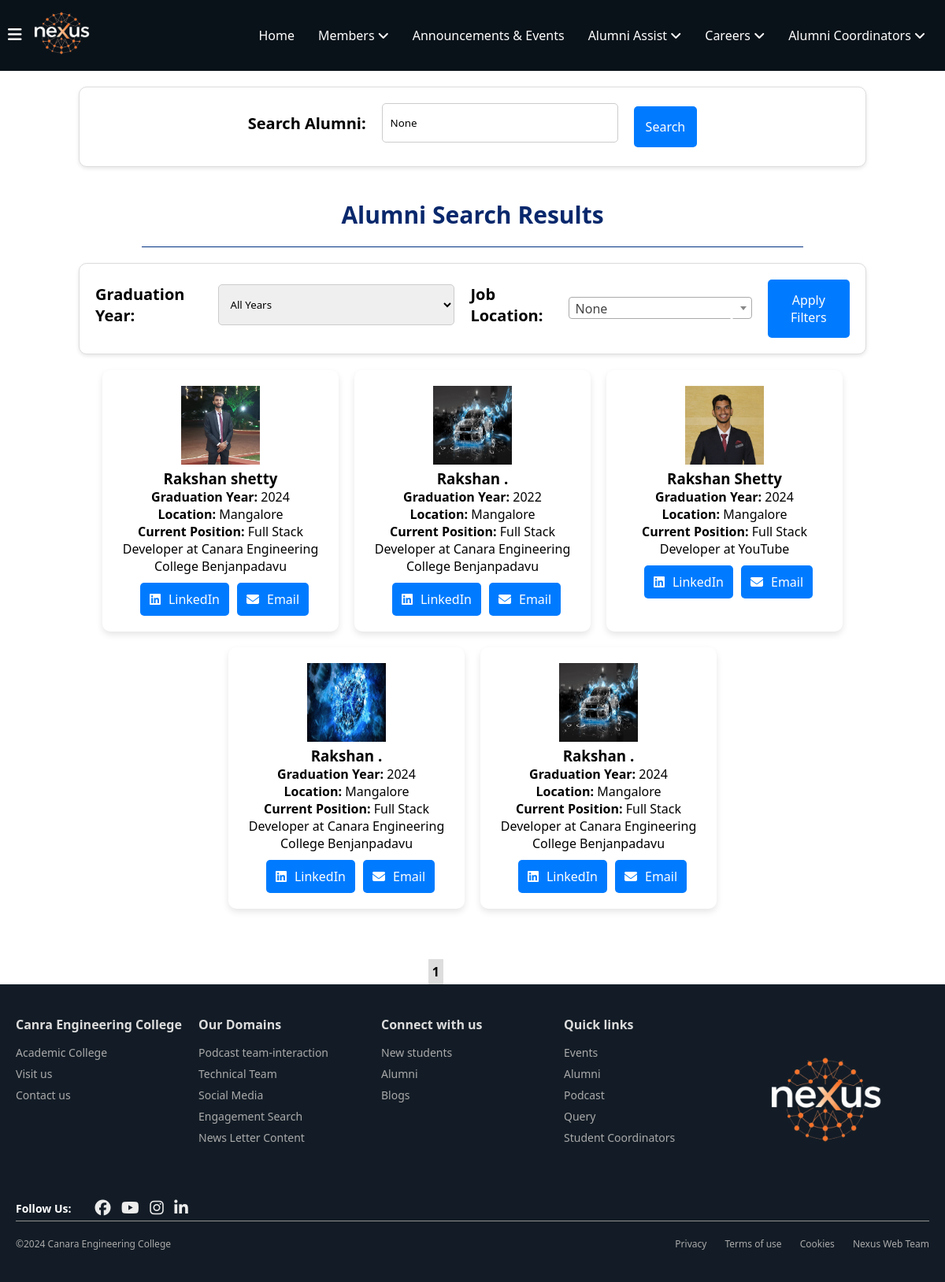
Page /alumni/alumni-search/ (signed in) on the committed database.
### alumni_details/models.py (models this page shows, shortened)
class Alumni(models.Model):
    alumni_id = models.AutoField(primary_key=True)
    user = models.OneToOneField(User, on_delete=models.CASCADE, related_name="alumni_profile")
    first_name = models.CharField(max_length=100, db_index=True)
    last_name = models.CharField(max_length=100, db_index=True)
    phone_number = models.CharField(max_length=15, blank=True, null=True)  # Allows optional phone number
    graduation_year = models.IntegerField(db_index=True)  # Added index for graduation year
    location = models.CharField(max_length=255, blank=True, null=True)  # Optional location
    job_location=models.CharField(max_length=255,blank=True,null=True,db_index=True)
    profile_picture = models.ImageField(upload_to='photos/', blank=True, null=True, default='photos/default.png', validators=[validate_image_size])  # Add validator here
    batch = models.CharField(max_length=10)
    usn = models.CharField(max_length=20, unique=True)
    linkedin_url = models.URLField(max_length=255, blank=True, null=True)  # Optional LinkedIn URL
    facebook_url = models.URLField(max_length=255, blank=True, null=True)  # Optional Facebook URL
    instagram_url = models.URLField(max_length=255, blank=True, null=True)  # Optional Instagram URL
    twitter_url = models.URLField(max_length=255, blank=True, null=True)  # Optional Twitter URL
    youtube_url = models.URLField(max_length=255, blank=True, null=True)  # Optional YouTube URL
    current_position = models.CharField(max_length=255, db_index=True, null=True)
    branch = models.CharField(max_length=100, db_index=True)  # Added index for branch
    company_name = models.CharField(max_length=255, db_index=True, null=True)  # Added index for company name
    bio = models.TextField(blank=True, null=True)  # Optional bio
    achievements = models.TextField(blank=True, null=True)  # Optional achievements
    dob = models.DateField()
    is_alumni = models.BooleanField(default=True)
    personal_email = models.EmailField(blank=True, null=True, unique=True)  # Add personal email field
    class Meta:
        indexes = [
            models.Index(fields=['first_name']),
            models.Index(fields=['last_name']),
            models.Index(fields=['current_position']),
            models.Index(fields=['graduation_year']),  # Index for faster filtering by graduation year
            models.Index(fields=['branch']),  # Index for faster filtering by branch
            models.Index(fields=['company_name']),  # Index for faster filtering by company name
            models.Index(fields=['job_location'])
        ]

### alumni_details/views.py (the view, shortened to what this page needs)
# urls.py: path('alumni-search/', views.alumni_search, name='alumni_search'),
@login_required_with_message
def alumni_search(request):
    query = request.GET.get('alumni')
    graduation_year = request.GET.get('graduation_year')  # Graduation year filter
    job_location = request.GET.get('job_location')  # Job location filter
    graduation_years = Alumni.objects.values_list('graduation_year', flat=True).distinct()
    job_locations = Alumni.objects.values_list('job_location', flat=True).distinct()
    alumni_list = Alumni.objects.all()
    if graduation_year:
        alumni_list = alumni_list.filter(graduation_year=graduation_year)
    if job_location:
        alumni_list = alumni_list.filter(job_location__icontains=job_location)
    paginator = Paginator(alumni_list.distinct(), 5)  # 5 results per page
    page_number = request.GET.get('page', 1)
    page_obj = paginator.get_page(page_number)
    context = {
        'page_obj': page_obj,
        'graduation_years': graduation_years,
        'job_locations': job_locations,
        'graduation_year': graduation_year,  # To highlight the selected graduation year
        'job_location': job_location,  # To highlight the selected job location
        'query': query,  # To preserve the search query
    }
    return render(request, 'alumni_details/alumni_search_results.html', context)

### alumni_details/templates/alumni_details/alumni_search_results.html (shortened to what this page needs)
{% extends 'home/layout.html' %}
{% load static %}
{% block content %}
<link href="https://cdn.jsdelivr.net/npm/select2@4.0.13/dist/css/select2.min.css" rel="stylesheet" />
<div class="search-filter">
    <form method="GET" action="{% url 'alumni_search' %}" class="search">
        <label for="alumni">Search Alumni:</label>
        <input type="text" id="alumni" name="alumni" value="{{ query }}" placeholder="Search by name, position, company, etc." />
        <button type="submit">Search</button>
    </form>
</div>
<h1>Alumni Search Results</h1>
<div class="search-filter">
    <form method="get" action="" class="filter">
        <label for="graduation_year">Graduation Year:</label>
        <select id="graduation_year" name="graduation_year">
            <option value="">All Years</option>
        </select>
        <label for="job_location">Job Location:</label>
        <button type="submit">Apply Filters</button>
    </form>
</div>
{% if page_obj.object_list %}
<div class="alumni-results">
    {% for alumni in page_obj.object_list %}
    <div class="alumni-profile-card">
        <div class="profile-image">
            <a href="{% url 'public_alumni_profile' alumni.alumni_id %}">
          <img src="{% if alumni.profile_picture %}{{ alumni.profile_picture.url }}{% else %}{% static 'alumni_details/assets/default.png' %}{% endif %}" alt="{% if alumni.profile_picture %}{{ alumni.first_name }}'s Profile Picture{% else %}Default Profile Picture{% endif %}" width="100" height="100">
        </div>
        <div class="profile-details" >
            <a href="{% url 'public_alumni_profile' alumni.alumni_id %}">
            <h3 style="color: black;">{{ alumni.first_name }} {{ alumni.last_name }}</h3>
            <p style="color: black;"><strong>Graduation Year:</strong> {{ alumni.graduation_year }}</p>
            <p style="color: black;"><strong>Location:</strong> {{ alumni.location }}</p>
            <p style="color: black;"><strong>Current Position:</strong> {{ alumni.current_position }} at {{ alumni.company_name }}</p>
            <div class="connec-btn">
                <button class="connect-btn"><i class="fa-brands fa-linkedin"></i><a href="{{ alumni.linkedin_url }}" target="_blank">LinkedIn</a></button>
                <button class="connect-btn"><i class="fa-solid fa-envelope"></i><a href="">Email</a></button>
            </div>
        </a>
        </div>
    </div>
    {% endfor %}
</div>
<div class="pagination" style="display: flex; align-items: center; justify-content: center; margin-top: 20px;">
    {% for page_num in page_obj.paginator.page_range %}
        {% if page_num == page_obj.number %}
            <strong style="padding: 5px; background-color: #ddd;">{{ page_num }}</strong>
        {% else %}
            <a href="?alumni={{ request.GET.alumni }}&page={{ page_num }}">{{ page_num }}</a>
        {% endif %}
    {% endfor %}
    {% if page_obj.has_next %}
        <a href="?alumni={{ request.GET.alumni }}&page={{ page_obj.next_page_number }}">Next</a>
        <a href="?alumni={{ request.GET.alumni }}&page={{ page_obj.paginator.num_pages }}">Last</a>
    {% endif %}
</div>
{% else %}
    <p class="no-alumni">No alumni found.</p>
{% endif %}
{% endblock %}

### home/templates/home/layout.html (shortened to what this page needs)
{% load static %}
<!DOCTYPE html>
<html lang="en">
<head>
    <link rel="stylesheet" href="{% static 'home/navbar.css' %}">
</head>
<body>
    <header>
        <nav>
            <div class="left">
                <div class="menu" id="menuBtn" onclick="toggleSidebar()">
                    <i class="fa-solid fa-bars"></i>
                </div>
                <div class="logo">
                    <img src="{% static 'home/assets/Nexus_logo-removebg-preview-1.png'%}" alt="nexus logo" class="nav-logo">
                </div>
            </div>
            <div class="nav-ele" id="navEle">
                <ul>
                    <li><a href="{% url 'home'%}">Home</a></li>
                    <li class="dropdown">
                        Members <i class="fa fa-angle-down"></i>
                    </li>
                    <li><a href="{% url 'event_list' %}">Announcements & Events</a> </li>
                    <li class="dropdown">
                        Alumni Assist <i class="fa fa-angle-down"></i>
                    </li>
                    <li class="dropdown">
                        Careers <i class="fa fa-angle-down"></i>
                    </li>
                    <li class="dropdown">
                        Alumni Coordinators <i class="fa fa-angle-down"></i>
                    </li>
                </ul>
            </div>
        </nav>
    </header>
        {% block content %}
        {% endblock %}
    <footer class="footer">
        <div class="container">
            <div class="footer-columns">
                <div class="column">
                    <h5>Canra Engineering College</h5>
                    <ul>
                        <li><a href="https://www.canaraengineering.in">Academic College</a></li>
                        <li><a href="https://www.canaraengineering.in">Visit us</a></li>
                        <li><a href="">Contact us</a></li>
                    </ul>
                </div>
                <div class="column">
                    <h5>Our Domains</h5>
                    <ul>
                        <li><a href="#">Podcast team-interaction</a></li>
                        <li><a href="#">Technical Team</a></li>
                        <li><a href="#">Social Media</a></li>
                        <li><a href="#">Engagement Search</a></li>
                        <li><a href="#">News Letter Content</a></li>
                    </ul>
                </div>
                <div class="column">
                    <h5>Connect with us</h5>
                    <ul>
                        <li><a href="#">New students</a></li>
                        <li><a href="#">Alumni</a></li>
                        <li><a href="#">Blogs</a></li>
                    </ul>
                </div>
                <div class="column">
                    <h5>Quick links</h5>
                    <ul>
                        <li><a href="#">Events</a></li>
                        <li><a href="#">Alumni</a></li>
                        <li><a href="#">Podcast</a></li>
                        <li><a href="#">Query</a></li>
                        <li><a href="#">Student Coordinators</a></li>
                    </ul>
                </div>
                <div class="column foot-logo">
                    <img src="{% static 'home/assets/Nexus_logo-removebg-preview.png'%}" alt="Nexus Logo">
                </div>
            </div>
            <div class="footer-icons">
                <strong>Follow Us: </strong>
                <div class="social-icons">
                    <i class="fa-brands fa-facebook"></i>
                    <i class="fa-brands fa-youtube"></i>
                    <i class="fa-brands fa-instagram"></i>
                    <i class="fa-brands fa-linkedin-in"></i>
                </div>
            </div>
            <div class="footer-bottom">
                <p>&copy;2024 Canara Engineering College</p>
                <div class="footer-links">
                    <a href="#">Privacy</a>
                    <a href="#">Terms of use</a>
                    <a href="#">Cookies</a>
                    <a href="#">Nexus Web Team</a>
                </div>
            </div>
        </div>
    </footer>
</body>
</html>

### home/static/home/navbar.css (style rules this page uses)
* { margin: 0; padding: 0; box-sizing: border-box; font-family: 'Segoe UI', Tahoma, Geneva, Verdana, sans-serif; }
a { text-decoration: none; color: white; }
header { background-color: #0a1219; color: white; padding: 5px ; position: sticky; top: 0; left: 0; width: 100%; z-index: 1000; }
header nav { display: flex; justify-content: space-between; align-items: center; flex-wrap: wrap; padding: 5px; width: 100%; }
header nav .left { display: flex; align-items: center; }
nav .left .logo img { width: 100px; height: auto; }
.menu i { cursor: pointer; font-size: 20px; }
.nav-ele ul { list-style: none; margin: 0; padding: 0; display: flex; }
.nav-ele li { padding: 10px 15px; cursor: pointer; position: relative; }
nav ul li a { text-decoration: none; color: white; }
.footer { background-color: #131c26; color: white; padding: 40px 20px; font-size: 14px; z-index: 999; }
.footer .container { max-width: 1200px; margin: 0 auto; }
.footer-columns { display: flex; justify-content: space-between; margin-bottom: 30px; }
.column { flex: 1; }
.column h5 { font-size: 16px; margin-bottom: 15px; color: #ddd; }
.column ul { list-style: none; padding: 0; }
.column ul li { margin-bottom: 8px; }
.column ul li a { color: #aaa; text-decoration: none; font-size: 14px; }
.footer-bottom { display: flex; justify-content: space-between; align-items: center; border-top: 1px solid #919191; padding-top: 20px; font-size: 12px; color: #aaa; }
.footer-bottom p { margin: 0; }
.foot-logo img { max-width: 200px; }
.footer-links a { margin-left: 20px; color: #aaa; text-decoration: none; }
.footer-icons { margin: 5px auto; display: flex; align-items: center; gap: 20px; }
.footer-icons .social-icons i { margin-left: 10px; font-size: 20px; color: #ececec; cursor: pointer; }

### alumni_details/templates/alumni_details/alumni_search_results.html (style rules this page uses)
* { margin: 0; padding: 0; box-sizing: border-box; }
body { font-family: Arial, sans-serif; width: 100%; height: 100vh; }
h1 { text-align: center; width: 100%; color: rgb(9, 40, 108); font-size: 30px; margin: 20px auto; max-width: 70%; border-bottom: 1px solid #003282; padding: 20px; }
.search-filter { display: flex; gap: 30px; align-items: center; justify-content: center; margin: 20px auto; padding: 20px; background-color: #ffffff; border: 1px solid #ddd; border-radius: 10px; max-width: 1000px; box-shadow: 0 2px 5px rgba(0, 0, 0, 0.1); }
.filter, .search { display: flex; align-items: center; justify-content: center; width: 100%; gap: 20px; }
label { font-weight: bold; margin-bottom: 10px; font-size: 20px; }
select, input[type="text"] { padding: 15px 10px; width: 100%; max-width: 300px; margin-bottom: 10px; border: 1px solid #ccc; border-radius: 5px; }
button { padding: 15px 15px; background-color: #007bff; color: white; border: none; border-radius: 5px; cursor: pointer; font-size: 16px; }
.alumni-results { display: flex; flex-wrap: wrap; justify-content: center; gap: 20px; margin-top: 20px; margin-bottom: 4rem; }
.alumni-profile-card { background-color: #ffffff; border-radius: 10px; padding: 20px; box-shadow: 0 4px 8px rgba(0, 0, 0, 0.1); text-align: center; width: 300px; transition: transform 0.3s ease; }
.connec-btn { display: flex; justify-content: center; align-items: center; gap: 10px; margin-top: 10px; }
.connect-btn { display: flex; align-items: center; background-color: #007bff; border: none; border-radius: 5px; padding: 10px 12px; cursor: pointer; text-decoration: none; transition: background-color 0.3s ease; gap: 10px; }
.connec-btn button a { text-decoration: none; color: white; }

### rows in the picture
Alumni: profile_picture (picture), first_name "Rakshan", last_name "shetty", graduation_year "2024", location "Mangalore", current_position "Full Stack Developer", company_name "Canara Engineering College Benjanpadavu"
Alumni: profile_picture (picture), first_name "Rakshan", last_name ".", graduation_year "2022", location "Mangalore", current_position "Full Stack Developer", company_name "Canara Engineering College Benjanpadavu"
Alumni: profile_picture (picture), first_name "Rakshan", last_name "Shetty", graduation_year "2024", location "Mangalore", current_position "Full Stack Developer", company_name "YouTube"
Alumni: profile_picture (picture), first_name "Rakshan", last_name ".", graduation_year "2024", location "Mangalore", current_position "Full Stack Developer", company_name "Canara Engineering College Benjanpadavu"
Alumni: profile_picture (picture), first_name "Rakshan", last_name ".", graduation_year "2024", location "Mangalore", current_position "Full Stack Developer", company_name "Canara Engineering College Benjanpadavu"

### other values in the picture
{{ page_num }} "1"
